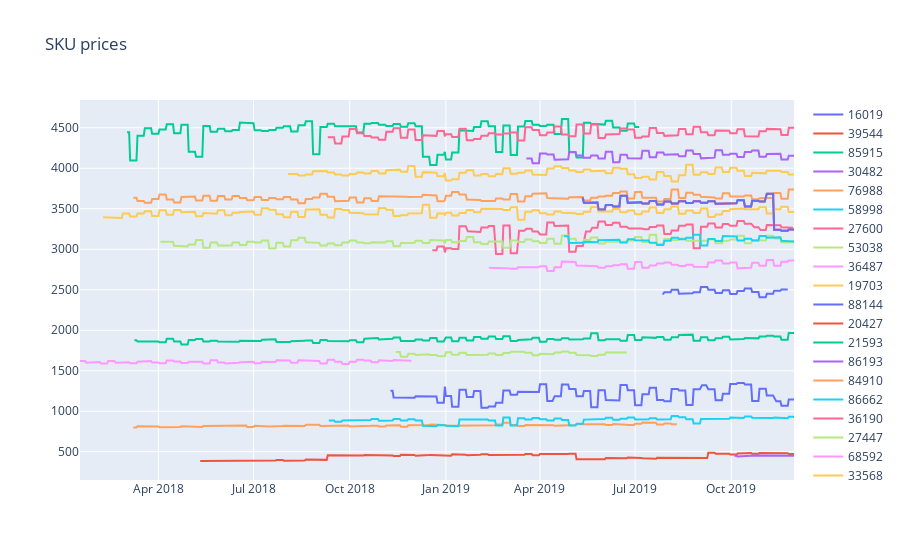

Notebook code cell kept with this figure:
### Code cell
plt.figure(figsize=(12, 8))
layout = {'title': 'SKU prices'}
fig = go.Figure(data=trace_list, layout=layout)
iplot(fig, show_link=False)
